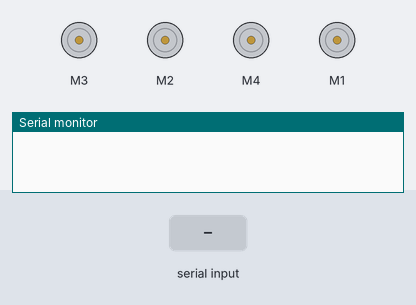
Simulated run of this program. Board: Arduino Uno, built with avr-gcc and run on an emulated ATmega328P. On the bench: 4 × DC motor (green arrow = forward, orange = backward, longer = faster), the last lines printed to the serial monitor. The test bench sets the inputs (shaded band).

Above: at 1.2 s.
1.3 s: "F" received over Serial
At 2.4 s:
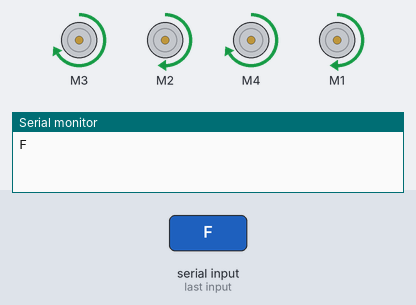
2.8 s: "B" received over Serial
At 3.5 s:
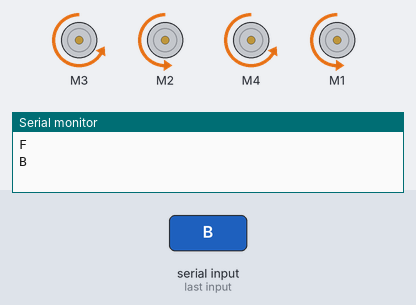
4.3 s: "R" received over Serial
At 4.7 s:
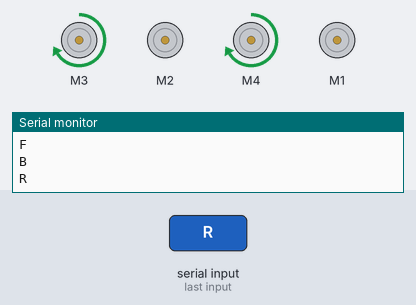
5.8 s: "L" received over Serial
At 7.0 s:
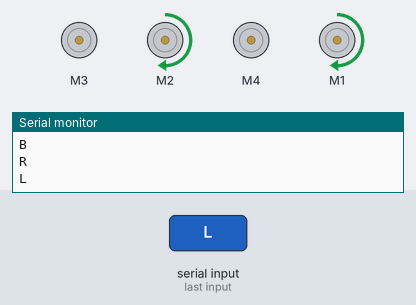
Timing chart, 0 to 8.3 s (numbered marks = the images above; inputs shaded):
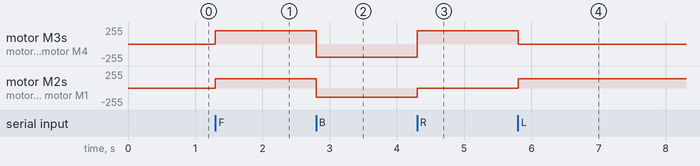

The program:

main.cpp
```cpp
#include <Arduino.h>
#include <AFMotor.h>

AF_DCMotor frontLEFT(3);
AF_DCMotor frontRIGHT(2);
AF_DCMotor backLEFT(4);
AF_DCMotor backRIGHT(1);

int Rspeed = 136;
int Lspeed = 200;

char controller;


void carSTOP();
void carFORWARD();
void carBACKWARD();
void car_turn_Left();
void car_turn_Right();

void setup() {

  Serial.begin(9600);

  frontLEFT.setSpeed(Lspeed);
  frontRIGHT.setSpeed(Rspeed);
  backLEFT.setSpeed(Lspeed);
  backRIGHT.setSpeed(Rspeed);
}

void loop() {

   while (Serial.available() > 0)
   {
     controller = Serial.read();
     Serial.println(controller);
   }

   switch (controller)
   {
   case 'F':
    carFORWARD();
     break;
   case 'B':
    carBACKWARD();
     break;
   case 'S':
     carSTOP();
     break;
   case 'R':
     car_turn_Right();
   break;
   case 'L':
    car_turn_Left();
    break;

   default:
     carSTOP();
     break;
   }
}

void carSTOP(){

  frontLEFT.run(RELEASE);
  frontRIGHT.run(RELEASE);
  backLEFT.run(RELEASE);
  backRIGHT.run(RELEASE);
}

void carFORWARD(){
  frontLEFT.run(FORWARD);
  frontRIGHT.run(FORWARD);
  backLEFT.run(FORWARD);
  backRIGHT.run(FORWARD);
}

void carBACKWARD(){
  frontLEFT.run(BACKWARD);
  frontRIGHT.run(BACKWARD);
  backLEFT.run(BACKWARD);
  backRIGHT.run(BACKWARD);
}

void car_turn_Right(){

  frontLEFT.run(FORWARD);
  frontRIGHT.run(RELEASE);
  backLEFT.run(FORWARD);
  backRIGHT.run(RELEASE);
}

void car_turn_Left(){

  frontLEFT.run(RELEASE);
  frontRIGHT.run(FORWARD);
  backLEFT.run(RELEASE);
  backRIGHT.run(FORWARD);
}
```

Measured:
- after the input at 1.3 s, motor M3, motor M4: stopped → forward 200/255 at once; motor M2, motor M1: stopped → forward 136/255 at once
- after the input at 2.8 s, motor M3, motor M4: forward 200/255 → backward 200/255 at once; motor M2, motor M1: forward 136/255 → backward 136/255 at once
- after the input at 4.3 s, motor M3, motor M4: backward 200/255 → forward 200/255 at once; motor M2, motor M1: backward 136/255 → stopped at once
- after the input at 5.8 s, motor M3, motor M4: forward 200/255 → stopped at once; motor M2, motor M1: stopped → forward 136/255 at once
